Frame 1 (no input): blank canvas, image omitted
Frame 60 (no input): blank canvas, image omitted
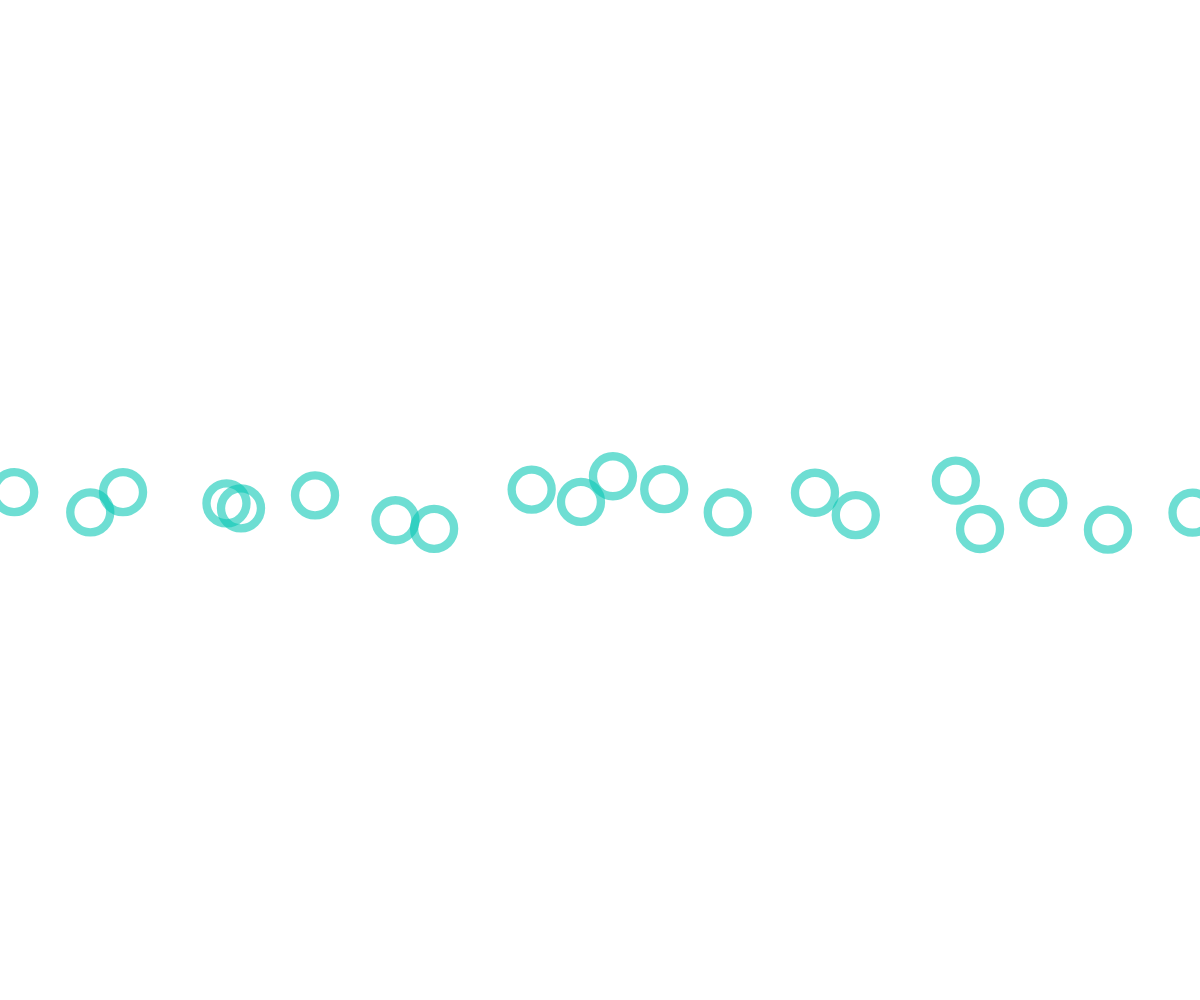
Frame 120 (the mouse pressed at the canvas centre since frame 60)

The p5.js sketch whose frames 1 and 60 were blank and that drew this single picture after the mouse press (run headless with seeded random() and noise() and a simulated clock; from frame 60 on, the mouse is pressed at the canvas centre):

// p5.js sketch
// ── sketch.js
// Academy of Art University
// WNM 498 Generative Art & Creative Code
//
// Ryan Berkey
// ryan@rybotron.com

var seed = 1,
	tileCount = 20,
	circleRGBA;

function setup(){
	createCanvas( windowWidth, windowHeight );
	circleRGBA= color(10, 200, 180, 150);
}

function draw() {

	background(255);
	translate( width / tileCount / 2, 0 );

	randomSeed( seed );

	noFill();
	stroke( circleRGBA, circleRGBA[3] );
	strokeWeight( mouseY / 60 );

	for ( var gridX = 0; gridX < tileCount; gridX++ ) {

		var radius = mouseX / 15;
		var posX = width / tileCount * gridX;
		var posY = height / 2;

		var shiftX = random( -mouseX, mouseX ) / 20;
		var shiftY = random( -mouseX, mouseX ) / 20;

		ellipse( posX + shiftX, posY + shiftY, radius, radius );
	}
}
